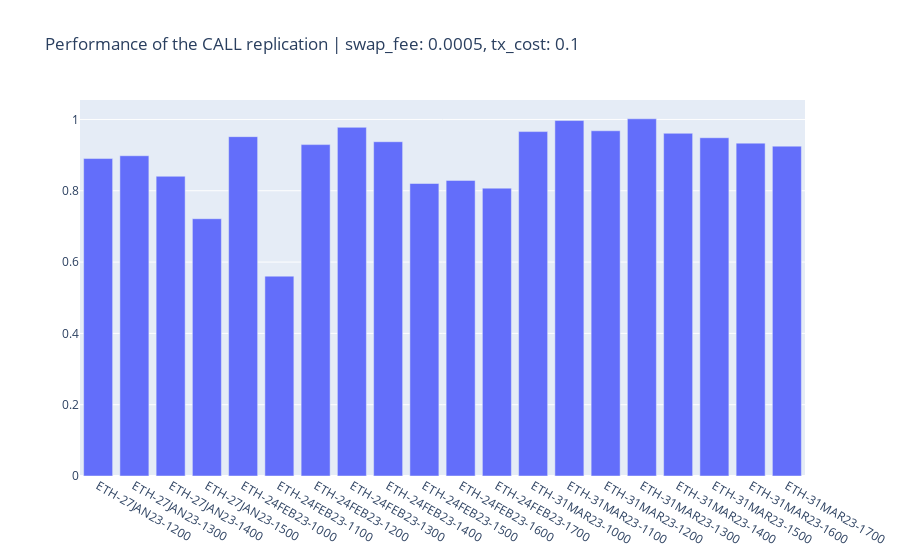

The notebook cell saved with this chart:
### Code cell
# dices2 = pd.DataFrame(np.random.randint(low=1, high=7, size=(100, 2)), columns=('Кость 1', 'Кость 2'))
# dices2['Сумма'] = dices2['Кость 1'] + dices2['Кость 2']
# dices3 = pd.DataFrame(np.random.randint(low=1, high=7, size=(1000, 2)), columns=('Кость 1', 'Кость 2'))
# dices3['Сумма'] = dices3['Кость 1'] + dices3['Кость 2']

fig = go.Figure(layout = {"title": {"text": '''Performance of the {} replication | swap_fee: {}, tx_cost: {}'''.format(option_type.upper(), swap_fee, tx_cost)}})
# fig.add_trace(go.Histogram(x=dices['Сумма']))
for i in range(len(res)):
    # fig.add_trace(go.Histogram(x=r))
    # fig.add_trace(go.Histogram(x=r))
    fig2 = px.bar(res[i], x=np.array([res[i][0]]), y=np.array([res[i][1]]))
    
    # fig2 = px.bar(df, x="x", y="y")
    fig.add_trace(fig2.data[0])

# fig.add_trace(go.Histogram(x=dices3['Сумма']))
fig.show()

### Figure 1 — Plotly figure (JSON) as saved in the notebook; plotly's stock layout.template omitted (floating-point values rounded to 4 significant figures)
{"data": [{"alignmentgroup": "True", "hovertemplate": "x=%{x}<br>y=%{y}<extra></extra>", "legendgroup": "", "marker": {"color": "#636efa", "pattern": {"shape": ""}}, "name": "", "offsetgroup": "", "orientation": "v", "showlegend": false, "textposition": "auto", "type": "bar", "x": ["ETH-27JAN23-1200"], "xaxis": "x", "y": [0.8904], "yaxis": "y"}, {"alignmentgroup": "True", "hovertemplate": "x=%{x}<br>y=%{y}<extra></extra>", "legendgroup": "", "marker": {"color": "#636efa", "pattern": {"shape": ""}}, "name": "", "offsetgroup": "", "orientation": "v", "showlegend": false, "textposition": "auto", "type": "bar", "x": ["ETH-27JAN23-1300"], "xaxis": "x", "y": [0.8982], "yaxis": "y"}, {"alignmentgroup": "True", "hovertemplate": "x=%{x}<br>y=%{y}<extra></extra>", "legendgroup": "", "marker": {"color": "#636efa", "pattern": {"shape": ""}}, "name": "", "offsetgroup": "", "orientation": "v", "showlegend": false, "textposition": "auto", "type": "bar", "x": ["ETH-27JAN23-1400"], "xaxis": "x", "y": [0.8407], "yaxis": "y"}, {"alignmentgroup": "True", "hovertemplate": "x=%{x}<br>y=%{y}<extra></extra>", "legendgroup": "", "marker": {"color": "#636efa", "pattern": {"shape": ""}}, "name": "", "offsetgroup": "", "orientation": "v", "showlegend": false, "textposition": "auto", "type": "bar", "x": ["ETH-27JAN23-1500"], "xaxis": "x", "y": [0.7216], "yaxis": "y"}, {"alignmentgroup": "True", "hovertemplate": "x=%{x}<br>y=%{y}<extra></extra>", "legendgroup": "", "marker": {"color": "#636efa", "pattern": {"shape": ""}}, "name": "", "offsetgroup": "", "orientation": "v", "showlegend": false, "textposition": "auto", "type": "bar", "x": ["ETH-24FEB23-1000"], "xaxis": "x", "y": [0.9518], "yaxis": "y"}, {"alignmentgroup": "True", "hovertemplate": "x=%{x}<br>y=%{y}<extra></extra>", "legendgroup": "", "marker": {"color": "#636efa", "pattern": {"shape": ""}}, "name": "", "offsetgroup": "", "orientation": "v", "showlegend": false, "textposition": "auto", "type": "bar", "x": ["ETH-24FEB23-1100"], "xaxis": "x", "y": [0.5605], "yaxis": "y"}, {"alignmentgroup": "True", "hovertemplate": "x=%{x}<br>y=%{y}<extra></extra>", "legendgroup": "", "marker": {"color": "#636efa", "pattern": {"shape": ""}}, "name": "", "offsetgroup": "", "orientation": "v", "showlegend": false, "textposition": "auto", "type": "bar", "x": ["ETH-24FEB23-1200"], "xaxis": "x", "y": [0.9295], "yaxis": "y"}, {"alignmentgroup": "True", "hovertemplate": "x=%{x}<br>y=%{y}<extra></extra>", "legendgroup": "", "marker": {"color": "#636efa", "pattern": {"shape": ""}}, "name": "", "offsetgroup": "", "orientation": "v", "showlegend": false, "textposition": "auto", "type": "bar", "x": ["ETH-24FEB23-1300"], "xaxis": "x", "y": [0.9779], "yaxis": "y"}, {"alignmentgroup": "True", "hovertemplate": "x=%{x}<br>y=%{y}<extra></extra>", "legendgroup": "", "marker": {"color": "#636efa", "pattern": {"shape": ""}}, "name": "", "offsetgroup": "", "orientation": "v", "showlegend": false, "textposition": "auto", "type": "bar", "x": ["ETH-24FEB23-1400"], "xaxis": "x", "y": [0.9375], "yaxis": "y"}, {"alignmentgroup": "True", "hovertemplate": "x=%{x}<br>y=%{y}<extra></extra>", "legendgroup": "", "marker": {"color": "#636efa", "pattern": {"shape": ""}}, "name": "", "offsetgroup": "", "orientation": "v", "showlegend": false, "textposition": "auto", "type": "bar", "x": ["ETH-24FEB23-1500"], "xaxis": "x", "y": [0.8204], "yaxis": "y"}, {"alignmentgroup": "True", "hovertemplate": "x=%{x}<br>y=%{y}<extra></extra>", "legendgroup": "", "marker": {"color": "#636efa", "pattern": {"shape": ""}}, "name": "", "offsetgroup": "", "orientation": "v", "showlegend": false, "textposition": "auto", "type": "bar", "x": ["ETH-24FEB23-1600"], "xaxis": "x", "y": [0.8291], "yaxis": "y"}, {"alignmentgroup": "True", "hovertemplate": "x=%{x}<br>y=%{y}<extra></extra>", "legendgroup": "", "marker": {"color": "#636efa", "pattern": {"shape": ""}}, "name": "", "offsetgroup": "", "orientation": "v", "showlegend": false, "textposition": "auto", "type": "bar", "x": ["ETH-24FEB23-1700"], "xaxis": "x", "y": [0.8073], "yaxis": "y"}, {"alignmentgroup": "True", "hovertemplate": "x=%{x}<br>y=%{y}<extra></extra>", "legendgroup": "", "marker": {"color": "#636efa", "pattern": {"shape": ""}}, "name": "", "offsetgroup": "", "orientation": "v", "showlegend": false, "textposition": "auto", "type": "bar", "x": ["ETH-31MAR23-1000"], "xaxis": "x", "y": [0.966], "yaxis": "y"}, {"alignmentgroup": "True", "hovertemplate": "x=%{x}<br>y=%{y}<extra></extra>", "legendgroup": "", "marker": {"color": "#636efa", "pattern": {"shape": ""}}, "name": "", "offsetgroup": "", "orientation": "v", "showlegend": false, "textposition": "auto", "type": "bar", "x": ["ETH-31MAR23-1100"], "xaxis": "x", "y": [0.9969], "yaxis": "y"}, {"alignmentgroup": "True", "hovertemplate": "x=%{x}<br>y=%{y}<extra></extra>", "legendgroup": "", "marker": {"color": "#636efa", "pattern": {"shape": ""}}, "name": "", "offsetgroup": "", "orientation": "v", "showlegend": false, "textposition": "auto", "type": "bar", "x": ["ETH-31MAR23-1200"], "xaxis": "x", "y": [0.9683], "yaxis": "y"}, {"alignmentgroup": "True", "hovertemplate": "x=%{x}<br>y=%{y}<extra></extra>", "legendgroup": "", "marker": {"color": "#636efa", "pattern": {"shape": ""}}, "name": "", "offsetgroup": "", "orientation": "v", "showlegend": false, "textposition": "auto", "type": "bar", "x": ["ETH-31MAR23-1300"], "xaxis": "x", "y": [1.002], "yaxis": "y"}, {"alignmentgroup": "True", "hovertemplate": "x=%{x}<br>y=%{y}<extra></extra>", "legendgroup": "", "marker": {"color": "#636efa", "pattern": {"shape": ""}}, "name": "", "offsetgroup": "", "orientation": "v", "showlegend": false, "textposition": "auto", "type": "bar", "x": ["ETH-31MAR23-1400"], "xaxis": "x", "y": [0.9611], "yaxis": "y"}, {"alignmentgroup": "True", "hovertemplate": "x=%{x}<br>y=%{y}<extra></extra>", "legendgroup": "", "marker": {"color": "#636efa", "pattern": {"shape": ""}}, "name": "", "offsetgroup": "", "orientation": "v", "showlegend": false, "textposition": "auto", "type": "bar", "x": ["ETH-31MAR23-1500"], "xaxis": "x", "y": [0.9487], "yaxis": "y"}, {"alignmentgroup": "True", "hovertemplate": "x=%{x}<br>y=%{y}<extra></extra>", "legendgroup": "", "marker": {"color": "#636efa", "pattern": {"shape": ""}}, "name": "", "offsetgroup": "", "orientation": "v", "showlegend": false, "textposition": "auto", "type": "bar", "x": ["ETH-31MAR23-1600"], "xaxis": "x", "y": [0.9336], "yaxis": "y"}, {"alignmentgroup": "True", "hovertemplate": "x=%{x}<br>y=%{y}<extra></extra>", "legendgroup": "", "marker": {"color": "#636efa", "pattern": {"shape": ""}}, "name": "", "offsetgroup": "", "orientation": "v", "showlegend": false, "textposition": "auto", "type": "bar", "x": ["ETH-31MAR23-1700"], "xaxis": "x", "y": [0.9252], "yaxis": "y"}], "layout": {"autosize": true, "title": {"text": "Performance of the CALL replication | swap_fee: 0.0005, tx_cost: 0.1"}, "xaxis": {"autorange": true, "range": [-0.5, 19.5], "type": "category"}, "yaxis": {"autorange": true, "range": [0, 1.055], "type": "linear"}}}
